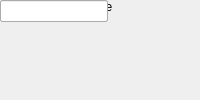
<?xml version="1.0" encoding="UTF-8"?>
<ui version="4.0">
 <class>MainWindow</class>
 <widget class="QMainWindow" name="MainWindow">
  <property name="windowTitle"><string>DCP</string></property>
  <widget class="QWidget" name="centralwidget">
   <!-- NOTE: this is a simplified structural mirror of the generated
        <module>_ui.py, not a full round-trip Designer file. Regenerate
        both from the same spec if you need to edit layout by hand. -->
       <widget class="QLabel" name="label_name">
     <property name="text"><string>Block name</string></property>
    </widget>
       <widget class="QLineEdit" name="name">
     <property name="toolTip"><string>A name you choose for this block instance, e.g. to note what it's used for in this design. Shown below the block on the diagram.</string></property>
    </widget>
       <widget class="QLabel" name="label_dcp_file">
     <property name="text"><string>Name of the DCP file</string></property>
    </widget>
       <widget class="QLineEdit" name="dcp_file"/>
  </widget>
 </widget>
 <resources/>
 <connections/>
</ui>
